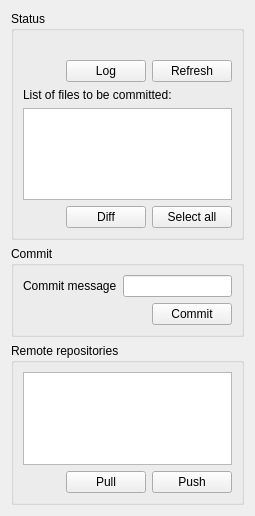
<?xml version="1.0" encoding="UTF-8"?>
<ui version="4.0">
 <class>Form</class>
 <widget class="QWidget" name="Form">
  <property name="geometry">
   <rect>
    <x>0</x>
    <y>0</y>
    <width>255</width>
    <height>516</height>
   </rect>
  </property>
  <property name="windowTitle">
   <string>Git</string>
  </property>
  <layout class="QVBoxLayout" name="verticalLayout">
   <item>
    <widget class="QGroupBox" name="groupStatus">
     <property name="title">
      <string>Status</string>
     </property>
     <layout class="QVBoxLayout" name="verticalLayout_2">
      <item>
       <widget class="QLabel" name="labelStatus">
        <property name="text">
         <string/>
        </property>
       </widget>
      </item>
      <item>
       <layout class="QHBoxLayout" name="horizontalLayout_2">
        <item>
         <spacer name="horizontalSpacer_2">
          <property name="orientation">
           <enum>Qt::Horizontal</enum>
          </property>
          <property name="sizeHint" stdset="0">
           <size>
            <width>40</width>
            <height>20</height>
           </size>
          </property>
         </spacer>
        </item>
        <item>
         <widget class="QPushButton" name="buttonLog">
          <property name="text">
           <string>Log</string>
          </property>
         </widget>
        </item>
        <item>
         <widget class="QPushButton" name="buttonRefresh">
          <property name="text">
           <string>Refresh</string>
          </property>
         </widget>
        </item>
       </layout>
      </item>
      <item>
       <widget class="QLabel" name="label">
        <property name="text">
         <string>List of files to be committed:</string>
        </property>
       </widget>
      </item>
      <item>
       <widget class="QListWidget" name="listFiles">
        <property name="selectionMode">
         <enum>QAbstractItemView::MultiSelection</enum>
        </property>
       </widget>
      </item>
      <item>
       <layout class="QHBoxLayout" name="horizontalLayout">
        <item>
         <spacer name="horizontalSpacer">
          <property name="orientation">
           <enum>Qt::Horizontal</enum>
          </property>
          <property name="sizeHint" stdset="0">
           <size>
            <width>40</width>
            <height>20</height>
           </size>
          </property>
         </spacer>
        </item>
        <item>
         <widget class="QPushButton" name="buttonDiff">
          <property name="text">
           <string>Diff</string>
          </property>
         </widget>
        </item>
        <item>
         <widget class="QPushButton" name="buttonSelectAll">
          <property name="text">
           <string>Select all</string>
          </property>
         </widget>
        </item>
       </layout>
      </item>
     </layout>
    </widget>
   </item>
   <item>
    <widget class="QGroupBox" name="groupCommit">
     <property name="title">
      <string>Commit</string>
     </property>
     <layout class="QVBoxLayout" name="verticalLayout_3">
      <item>
       <layout class="QHBoxLayout" name="horizontalLayout_3">
        <item>
         <widget class="QLabel" name="label_2">
          <property name="text">
           <string>Commit message</string>
          </property>
         </widget>
        </item>
        <item>
         <widget class="QLineEdit" name="editMessage"/>
        </item>
       </layout>
      </item>
      <item>
       <layout class="QHBoxLayout" name="horizontalLayout_4">
        <item>
         <spacer name="horizontalSpacer_3">
          <property name="orientation">
           <enum>Qt::Horizontal</enum>
          </property>
          <property name="sizeHint" stdset="0">
           <size>
            <width>40</width>
            <height>20</height>
           </size>
          </property>
         </spacer>
        </item>
        <item>
         <widget class="QPushButton" name="buttonCommit">
          <property name="text">
           <string>Commit</string>
          </property>
         </widget>
        </item>
       </layout>
      </item>
     </layout>
    </widget>
   </item>
   <item>
    <widget class="QGroupBox" name="groupBox_2">
     <property name="title">
      <string>Remote repositories</string>
     </property>
     <layout class="QVBoxLayout" name="verticalLayout_4">
      <item>
       <widget class="QListWidget" name="listRepos"/>
      </item>
      <item>
       <layout class="QHBoxLayout" name="horizontalLayout_5">
        <item>
         <spacer name="horizontalSpacer_4">
          <property name="orientation">
           <enum>Qt::Horizontal</enum>
          </property>
          <property name="sizeHint" stdset="0">
           <size>
            <width>40</width>
            <height>20</height>
           </size>
          </property>
         </spacer>
        </item>
        <item>
         <widget class="QPushButton" name="buttonPull">
          <property name="text">
           <string>Pull</string>
          </property>
         </widget>
        </item>
        <item>
         <widget class="QPushButton" name="buttonPush">
          <property name="text">
           <string>Push</string>
          </property>
         </widget>
        </item>
       </layout>
      </item>
     </layout>
    </widget>
   </item>
  </layout>
 </widget>
 <resources/>
 <connections/>
</ui>
